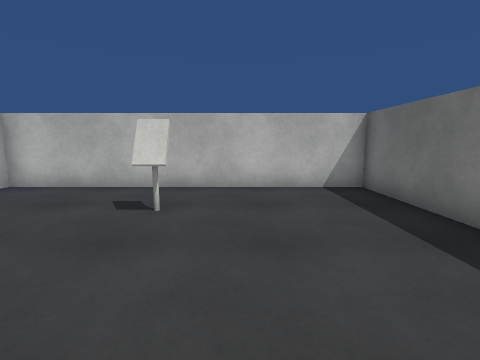
[1] (above)

22 first-person views from a walk through a Unity game level. The camera is 1.2 m above the floor, tilts 8° down and sees 85° across. The floor is counted in squares, 1 m on a side. Each view is taken from the middle of a square. On the plan, view 1 faces up. The plan holds only what a view shows up to about 12 squares ahead; the rest is blank. The place goes on beyond the plan. The player is left out. Door leaves are left out, so doorways stand open. Surface patterns are stand-ins for the level's own textures.

[2]
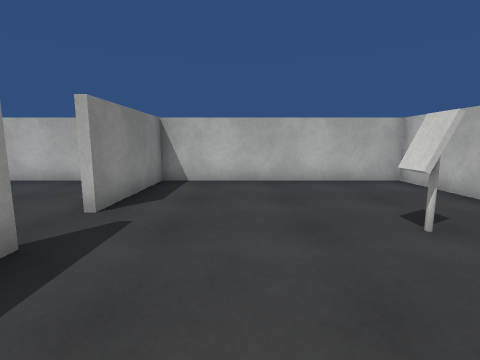

[3]
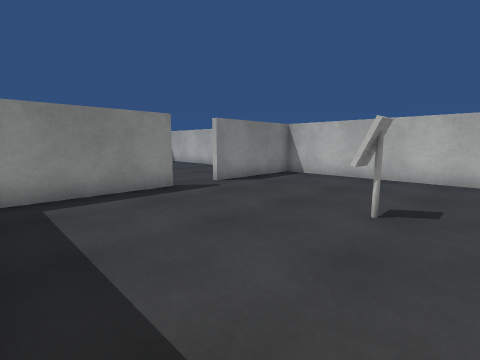

[4]
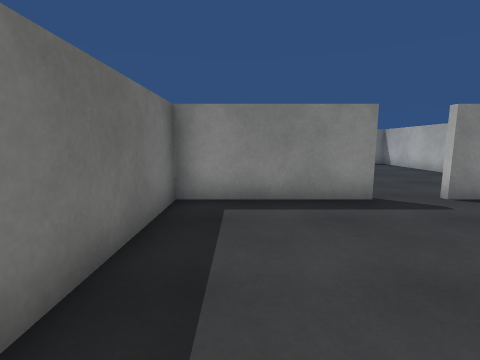

[5]
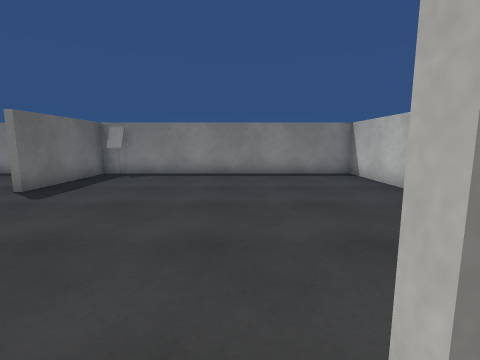

[6]
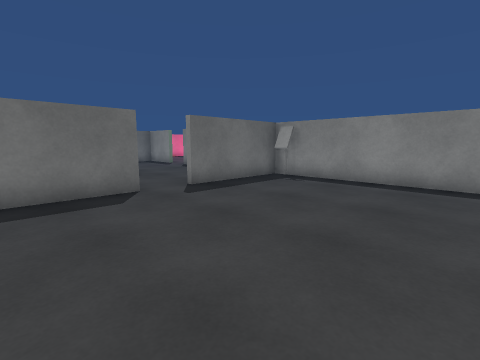

[7]
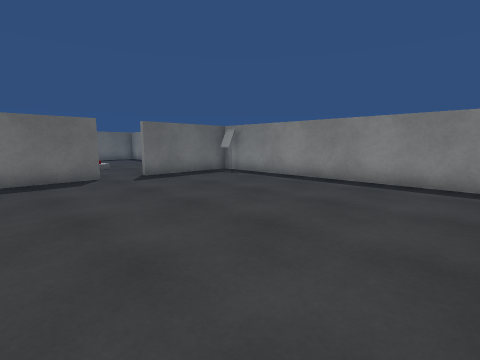

[8]
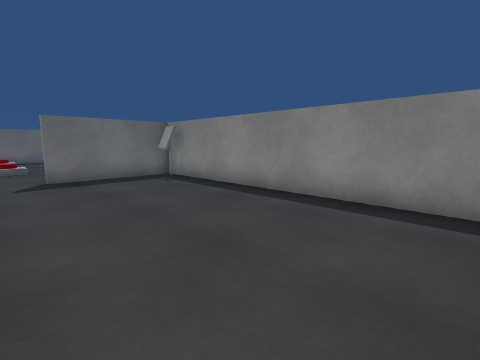

[9]
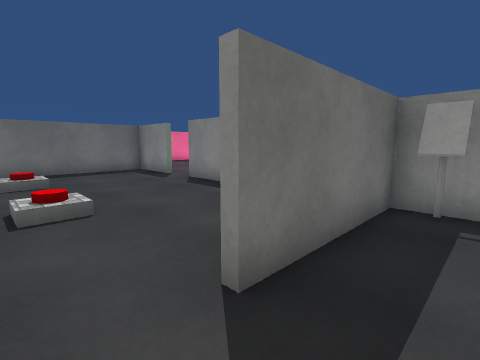

[10]
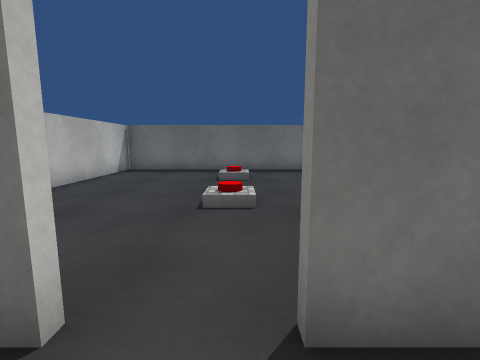

[11]
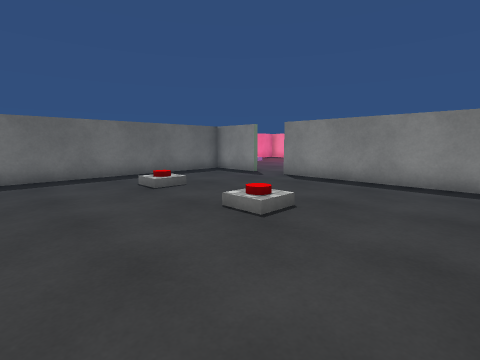

[12]
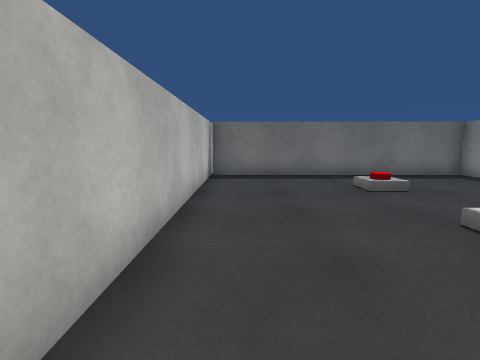

[13]
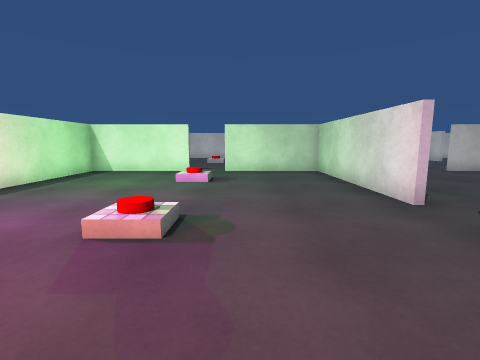

[14]
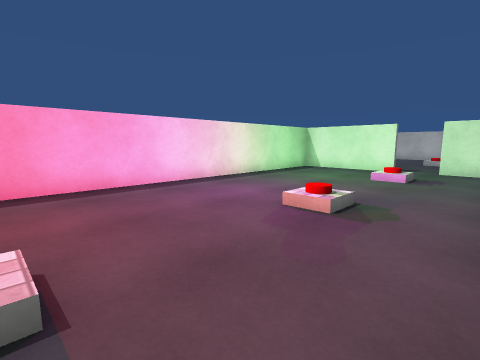

[15]
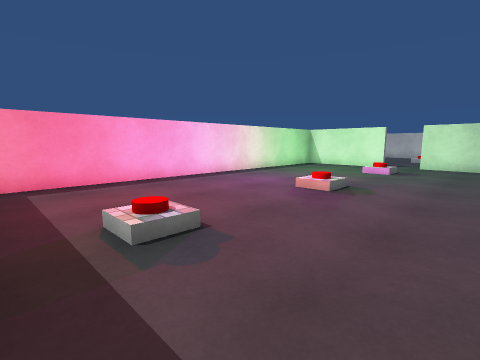

[16]
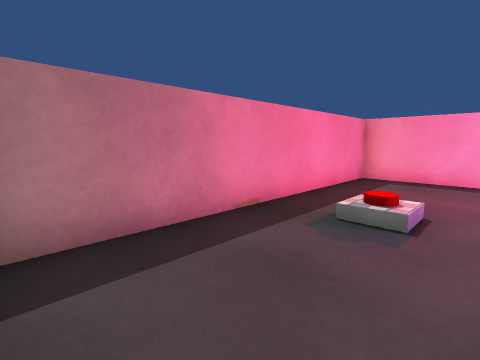

[17]
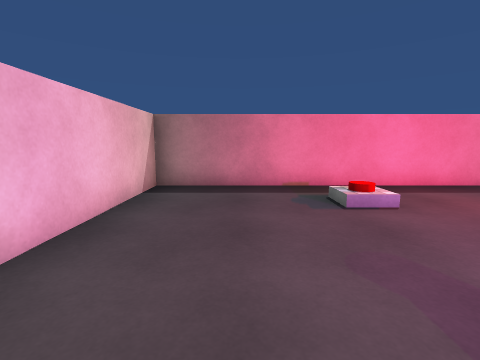

[18]
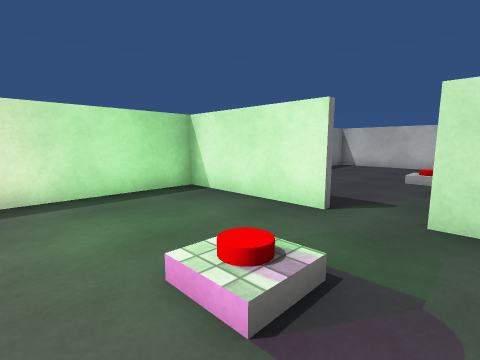

[19]
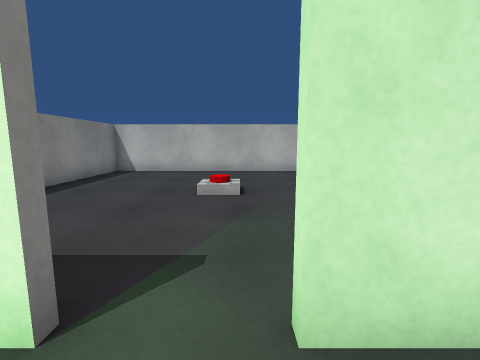

[20]
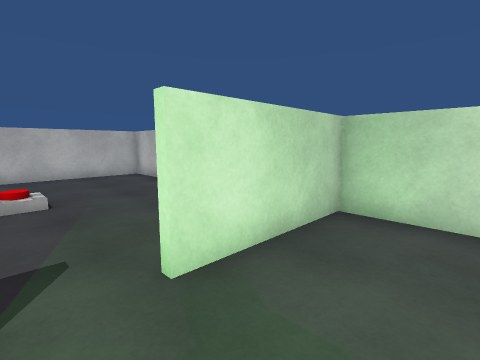

[21]
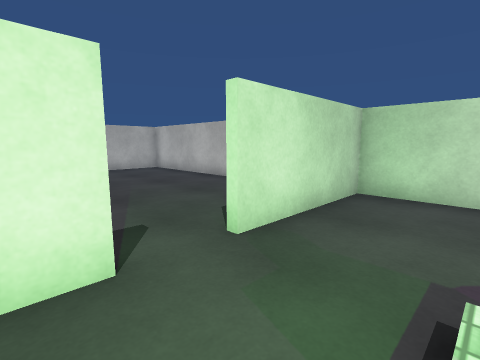

[22]
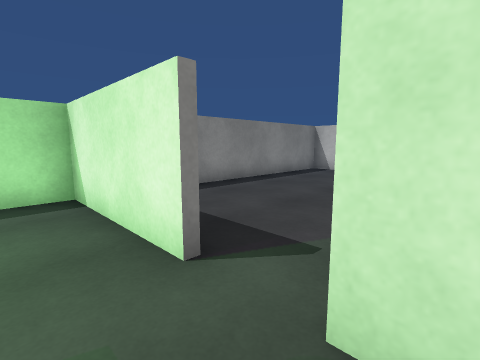

### Floor plan
Key: @ floor where view 1 was taken; # wall or solid block; x gap in a wall; . main floor; : floor 0.25 m higher than the main floor; / step, stairs or slope; D open door; O other object.
Columns run from 7 left of view 1 to 19 right of it. Each row starts with its distance up from view 1.
  7 ############
  6 #..........#
  5 #....OO....#
  4 #....O.....#
  3 #..........#
  2 #..........#
  1 #..........#
  0 #......@...#
 -1 #####DD###############
 -2 #.........#..........#
 -3 #.........#..........#
 -4 #.........#..........#
 -5 #.........DD.........#
 -6 #.........DD..//..O..#
 -7 #.........#..........#
 -8 #.........#..........#
 -9 #.........#..........#
-10 ##   ############xD########
-11  ##########.......D.......#
-12  #........#...............#
-13  #........#...............#
-14  #........#...............#
-15  #...:....DD.//...//...//.#
-16  #........DD.//...//...//.#
-17  #........#...............#
-18  #........#...............#
-19  #........#...............#
-20  #######  #...............#
-21           #################

Where each view was taken, in squares from view 1:
view 1: 0 up, 0 right, facing up
view 2: 2 up, 2 right, facing left
view 3: 6 up, 3 right, facing down-left
view 4: 5 up, 2 right, facing down
view 5: 0 up, 2 left, facing down
view 6: 2 down, 3 left, facing down-right
view 7: 2 down, 6 left, facing down-right
view 8: 5 down, 6 left, facing down-right
view 9: 5 down, 2 right, facing down-right
view 10: 6 down, 2 right, facing right
view 11: 2 down, 4 right, facing down-right
view 12: 2 down, 4 right, facing right
view 13: 14 down, 15 right, facing left
view 14: 13 down, 16 right, facing down-left
view 15: 12 down, 18 right, facing down-left
view 16: 11 down, 15 right, facing down-right
view 17: 13 down, 11 right, facing right
view 18: 14 down, 8 right, facing down-left
view 19: 15 down, 5 right, facing left
view 20: 16 down, 6 right, facing up-left
view 21: 17 down, 6 right, facing up-left
view 22: 14 down, 5 right, facing down-left
